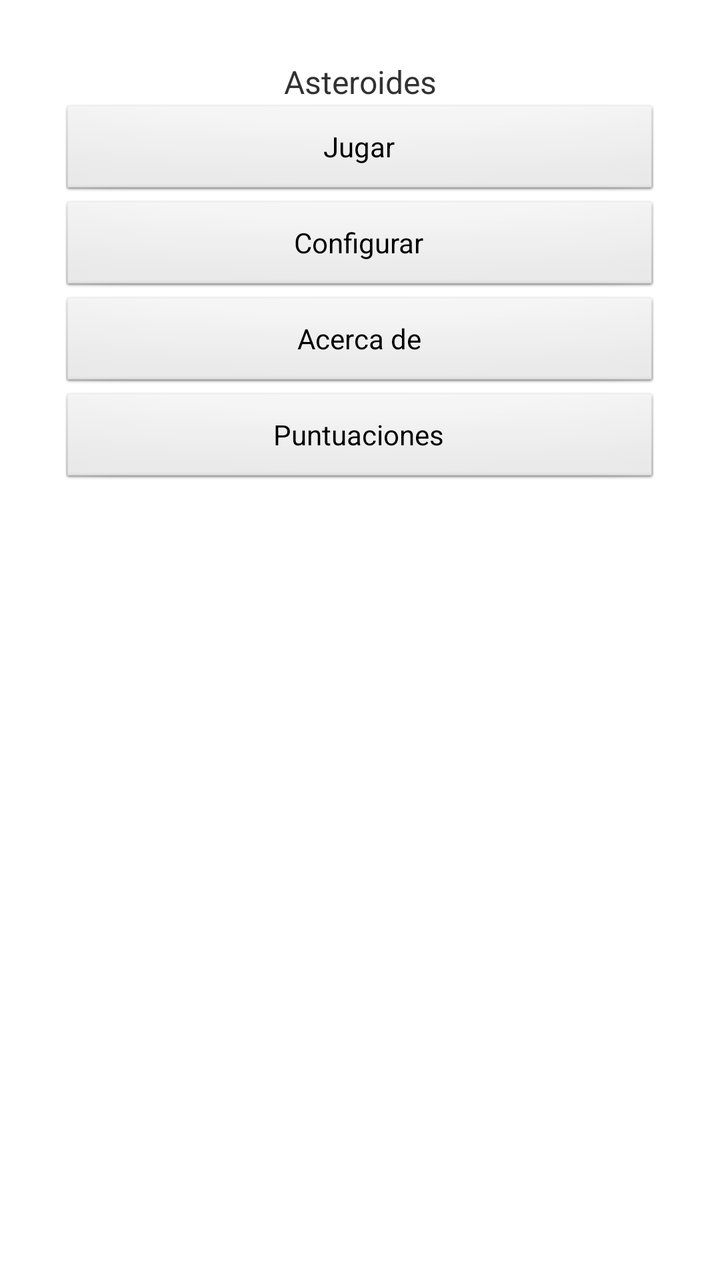
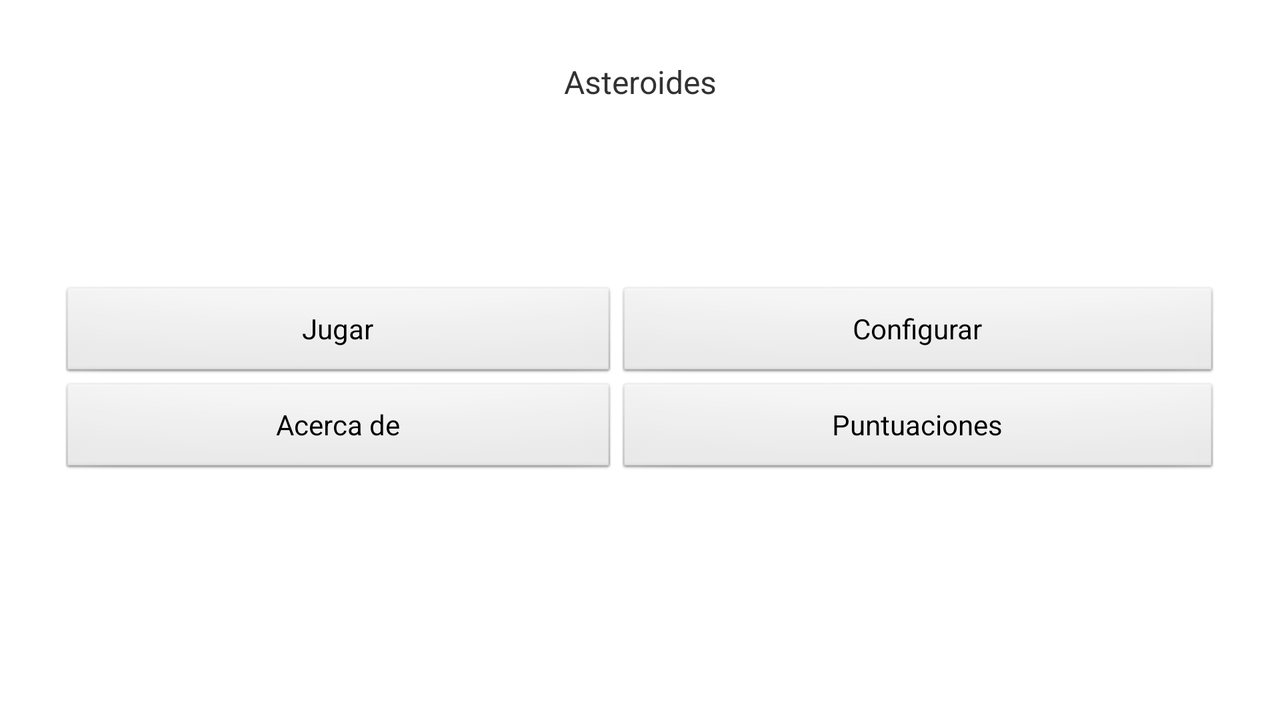

Two renders of one Android screen. The first uses the default layout on a phone; the second uses the alternative layout the repository ships for a different screen configuration, on a matching device. The two XML files are below.
<!-- AndroidManifest.xml: application theme AppTheme -->
<!-- res/layout/main.xml -->
<?xml version="1.0" encoding="utf-8"?>
<LinearLayout xmlns:android="http://schemas.android.com/apk/res/android"
    android:layout_width="fill_parent"
    android:layout_height="fill_parent"
    android:orientation="vertical"
    android:padding="30dip" >

 <TextView
     android:layout_width="fill_parent"
     android:layout_height="wrap_content"
     android:gravity="center"
     android:text="@string/title"
     android:textSize="@dimen/activity_horizontal_margin" />

 <Button
     android:layout_width="fill_parent"
     android:layout_height="wrap_content"
     android:text="@string/play" />

 <Button
     android:layout_width="fill_parent"
     android:layout_height="wrap_content"
     android:text="@string/configure" />

 <Button
     android:layout_width="fill_parent"
     android:layout_height="wrap_content"
     android:text="@string/about" />

 <Button
     android:layout_width="fill_parent"
     android:layout_height="wrap_content"
     android:text="@string/exit" />

</LinearLayout>
<!-- resources referenced by this layout -->
<resources>
  <dimen name="activity_horizontal_margin">16dp</dimen>
  <string name="about">Acerca de</string>
  <string name="configure">Configurar</string>
  <string name="exit">Puntuaciones</string>
  <string name="play">Jugar</string>
  <string name="title">Asteroides</string>
  <style name="AppTheme" parent="AppBaseTheme">
          
      </style>
  <style name="AppBaseTheme" parent="android:Theme.Light">
          
      </style>
</resources>
<!-- res/layout-land/main.xml (the repository's variant of the layout above) -->
<!-- drawn on the phone turned sideways -->
<?xml version="1.0" encoding="utf-8"?>
<LinearLayout xmlns:android="http://schemas.android.com/apk/res/android"
    android:layout_width="fill_parent"
    android:layout_height="fill_parent"
    android:background="@drawable/degradado"
    android:orientation="vertical"
    android:padding="30dip" >

    <TextView
        android:layout_width="fill_parent"
        android:layout_height="wrap_content"
        android:gravity="center"
        android:text="@string/title"
        android:textSize="@dimen/activity_horizontal_margin" />

    <TableLayout
        android:layout_width="fill_parent"
        android:layout_height="0dp"
        android:layout_weight="1"
        android:gravity="center"
        android:stretchColumns="*" >

        <TableRow>

            <Button
                android:layout_width="fill_parent"
                android:layout_height="wrap_content"
                android:onClick="lanzarJuego"
                android:text="@string/play" />

            <Button
                android:layout_width="fill_parent"
                android:layout_height="wrap_content"
                android:onClick="lanzarPuntuaciones"
                android:text="@string/configure" />
        </TableRow>

        <TableRow>

            <Button
                android:layout_width="fill_parent"
                android:layout_height="wrap_content"
                android:onClick="lanzarAcercaDe"
                android:text="@string/about" />

            <Button
                android:layout_width="fill_parent"
                android:layout_height="wrap_content"
                android:onClick="lanzarPuntuaciones"
                android:text="@string/exit" />
        </TableRow>
    </TableLayout>

</LinearLayout>
